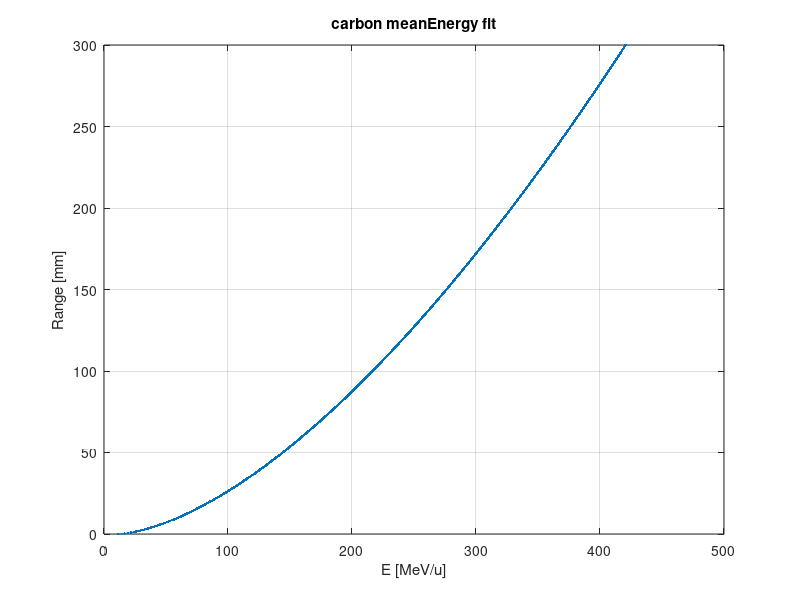

Here is the MATLAB script that generated this plot: (Note: this script raises an error after producing the figure.)
%%% Test E-R fit




%% Carbons
clear all;
meanEnergy = @(x) 11.39 * x^0.628 + 11.24;
ranges = linspace(0,300,1000);
fittedEnergies = arrayfun(@(r80) meanEnergy(r80),ranges);

figure;
plot(fittedEnergies, ranges, '.-');
grid on;
xlabel('E [MeV/u]');
ylabel('Range [mm]');
title('carbon meanEnergy fit');
%% baseData
load('carbon_Generic.mat');
baseDataEnergies = [machine.data(:).energy];
baseDataRanges   = [machine.data(:).range];

%% CARBON: baseData range vs baseData Z r80
baseDataRangesZ = [];
%%%% MCemittance r80 sampling
for k=1:size(baseDataEnergies,2)
   newDepths = linspace(0,machine.data(k).depths(end),numel(machine.data(k).depths) * 100);
   newDose   = interp1(machine.data(k).depths, machine.data(k).Z, newDepths, 'spline');

   [maxV, maxI] = max(newDose);
   [~, r80ind] = min(abs(newDose(maxI:end) - 0.8 * maxV));
   r80ind = r80ind - 1;
   baseDataRangesZ(k) = interp1(newDose(maxI + r80ind - 1:maxI + r80ind + 1), ...
             newDepths(maxI + r80ind - 1:maxI + r80ind + 1), 0.8 * maxV);
end
figure;
subplot(2,1,1);
plot(baseDataEnergies,baseDataRanges, '.-');
hold on;
plot(baseDataEnergies,baseDataRangesZ, '.-');
grid on;
xlabel('Energy [MeV/u]');
ylabel('Range [mm]');
legend('baseData range', 'interpolated r80');
title('carbon baseData vs interp r80');
subplot(2,1,2);
plot(baseDataEnergies,baseDataRanges - baseDataRangesZ, '.-');
grid on;
xlabel('Energy [MeV/u]');
ylabel('baseData - r80 [mm]');

%% CARBON: Z Plots
%%%% Z plot
figure;
plot(machine.data(100).depths, machine.data(100).Z, '.-');
xline(machine.data(100).range);
hold on;
plot(machine.data(10).depths, machine.data(10).Z, '.-');
xline(machine.data(10).range);
grid on;
legend('E = 359.9 MeV/u', 'E = 147.4 [MeV/u]');
title('carbon Z');
xlim([0, 300]);

%% CARBON: baseDataZ range vs fitted range
%%% fitmeanEnergy vs Z baseData
fittedEnergies = arrayfun(@(r80) meanEnergy(r80),baseDataRangesZ);
fittedRanges = interp1(fittedEnergies,baseDataRangesZ,baseDataEnergies, 'spline');

figure;
subplot(2,1,1);
plot(baseDataEnergies,baseDataRangesZ, '.-');
hold on;
plot(baseDataEnergies,fittedRanges, '.-');
grid on;
xlabel('Energy [Mev/u]');
ylabel('Range [mm]');
legend('baseData', 'fitted');
title('carbon baseData range vs fitted range');
subplot(2,1,2);
plot(baseDataEnergies, baseDataRangesZ - fittedRanges, '.-');
grid on;
xlabel('Energy [Mev/u]');
ylabel('baseData - fit [mm]');

%% CARBON: Try fit
F = fittype('a + b*x^c', 'coeff', {'a', 'b', 'c'});
outFit = fit(baseDataRangesZ', baseDataEnergies', F, 'StartPoint', [11.24, 11.39, 0.628]);

%% CARBON: Plot new fit

reFitEnergies = outFit(baseDataRangesZ);
reFitRanges   = interp1(reFitEnergies,baseDataRangesZ,baseDataEnergies);
figure;
subplot(2,1,1);
plot(baseDataEnergies,baseDataRangesZ, '.-');
hold on;
plot(baseDataEnergies, reFitRanges, '.-');
grid on;

xlabel('Energy [MeV/u]');
ylabel('Range [mm]');
subplot(2,1,2);
plot(baseDataEnergies,baseDataRangesZ-reFitRanges, '.-');
grid on;
xlabel('Energy [MeV/u]');
ylabel('Range [mm]');
%% CARBON: baseData range vs fitted range
%This is meaningless, there's no correlation
fittedEnergies_bD = arrayfun(@(r80) meanEnergy(r80),baseDataRanges);
fittedRanges_bD = interp1(fittedEnergies,baseDataRanges,baseDataEnergies, 'spline');

figure;
subplot(2,1,1);
plot(baseDataEnergies,baseDataRanges, '.-');
hold on;
plot(baseDataEnergies,fittedRanges_bD, '.-');
grid on;
xlabel('Energy [Mev/u]');
ylabel('Range [mm]');
legend('baseData', 'fitted');
title('carbon baseData range vs fitted range');
subplot(2,1,2);
plot(baseDataEnergies, baseDataRanges - fittedRanges_bD, '.-');
grid on;
xlabel('Energy [Mev/u]');
ylabel('baseData - fit [mm]');
